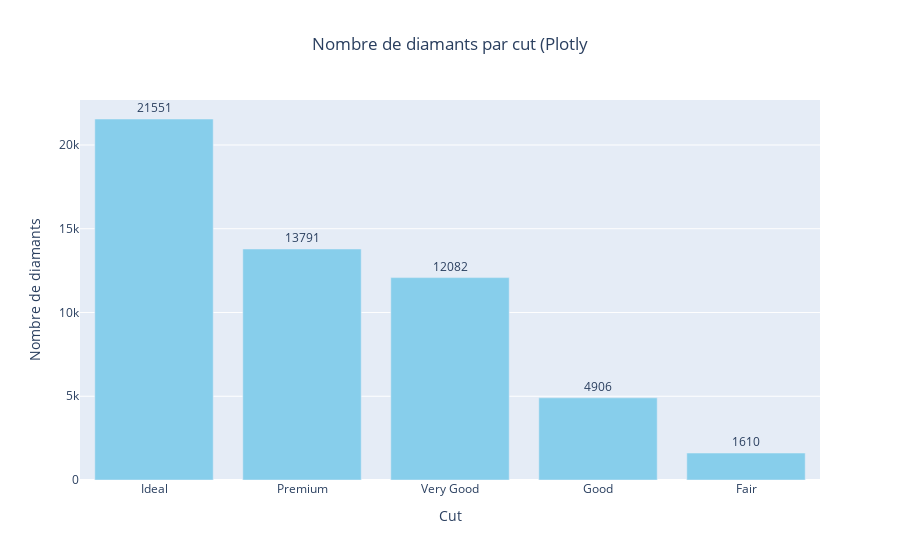

Notebook code for this chart:
### Code cell
import plotly.express as px

fig = px.bar(cut_counts,
             x='cut',
             y='count',
             text='count',  # pour afficher le nombre sur les barres
             labels={'cut':'Cut', 'count':'Nombre de diamants'},
             title='Nombre de diamants par cut (Plotly',
             color_discrete_sequence=['skyblue'])  # couleur uniforme comme Matplotlib

# Affiner le style pour ressembler à Seaborn/Matplotlib
fig.update_traces(textposition='outside')  # mettre le nombre au-dessus des barres
fig.update_layout(yaxis_title='Nombre de diamants', xaxis_title='Cut', title_x=0.5)
fig.show()

### Figure 1 — Plotly figure (JSON) as saved in the notebook; plotly's stock layout.template omitted (floating-point values rounded to 4 significant figures)
{"data": [{"hovertemplate": "Cut=%{x}<br>Nombre de diamants=%{text}<extra></extra>", "legendgroup": "", "marker": {"color": "skyblue", "pattern": {"shape": ""}}, "name": "", "orientation": "v", "showlegend": false, "text": [21550.0, 13790.0, 12080.0, 4906.0, 1610.0], "textposition": "outside", "type": "bar", "x": ["Ideal", "Premium", "Very Good", "Good", "Fair"], "xaxis": "x", "y": [21551, 13791, 12082, 4906, 1610], "yaxis": "y"}], "layout": {"barmode": "relative", "legend": {"tracegroupgap": 0}, "title": {"text": "Nombre de diamants par cut (Plotly", "x": 0.5}, "xaxis": {"anchor": "y", "domain": [0, 1], "title": {"text": "Cut"}}, "yaxis": {"anchor": "x", "domain": [0, 1], "title": {"text": "Nombre de diamants"}}}}
